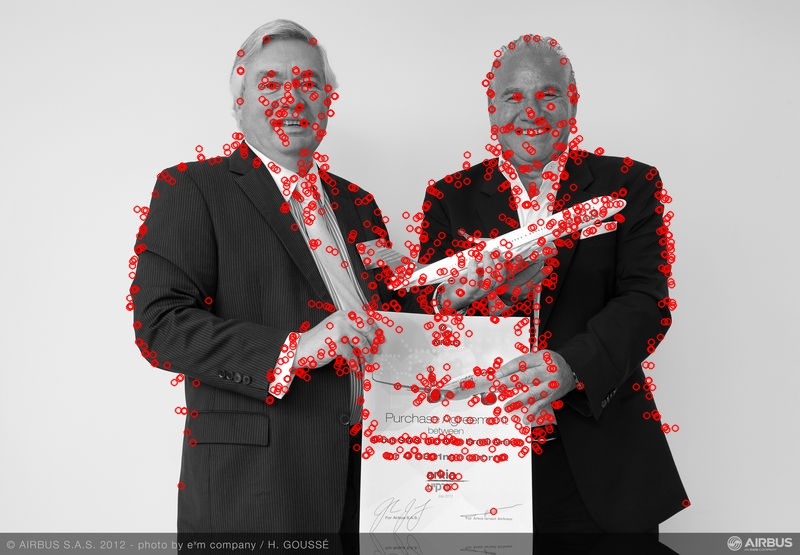
#> input picture akaze.jpg, 800 x 555 px
$ python otsuThreshold.py
#> lines starting #> are read from the running program, lines starting #| are printed output that depends on the picture; after the words box and inside, x2 and y2 are one past the last pixel; in counts of white or black regions, pixels touching at a corner belong together
# import the necessary packages:
import numpy as np
import cv2
from matplotlib import pyplot as plt
from matplotlib import image as image
import easygui

# Opening an image from a file
f = easygui.fileopenbox()
#> the answer given: akaze.jpg
I = cv2.imread(f)
#> I is the input picture: shape (555, 800, 3); mean B, G, R 149.8, 149.8, 161.8
Original = I.copy()

img = cv2.cvtColor(I, cv2.COLOR_BGR2GRAY)
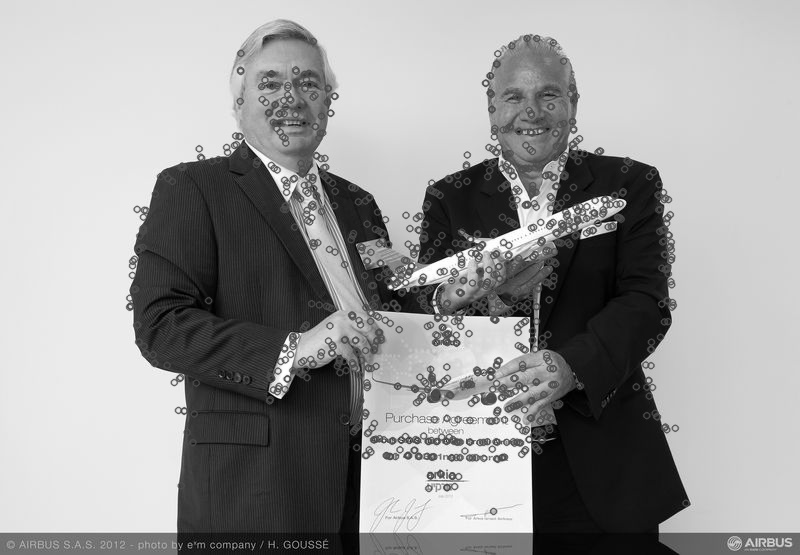
#> img: shape (555, 800); min 0, max 255, mean 153.4
cv2.imshow("Grayscale", img)

t, i = cv2.threshold(img,0,255,cv2.THRESH_BINARY+cv2.THRESH_OTSU)
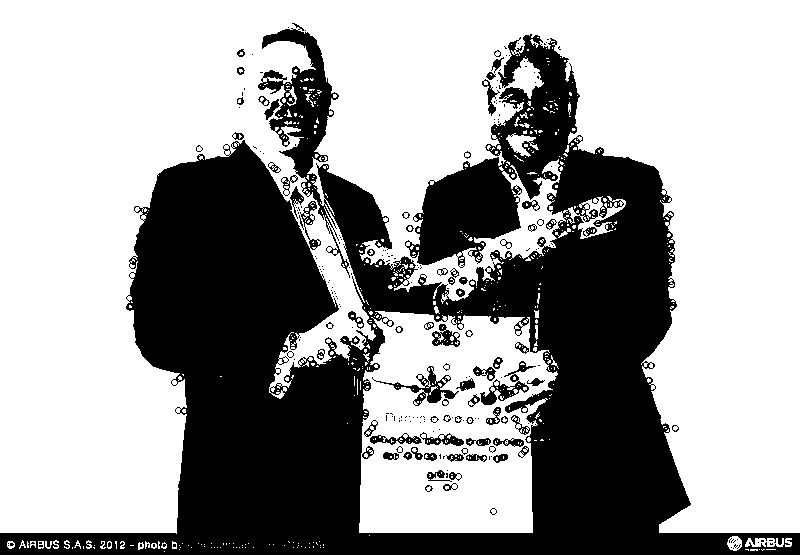
#> i: shape (555, 800); 62.5% white; 239 black regions (169 under 20 px), largest, box (x1, y1, x2, y2) and area: (0, 23, 800, 555) 159642, (372, 366, 459, 406) 761, (480, 361, 536, 405) 613
#> t = 132
cv2.imshow("w/o Blur", i)

blur = cv2.GaussianBlur(img,(5,5),0)
t2, i2 = cv2.threshold(blur,0,255,cv2.THRESH_BINARY+cv2.THRESH_OTSU)
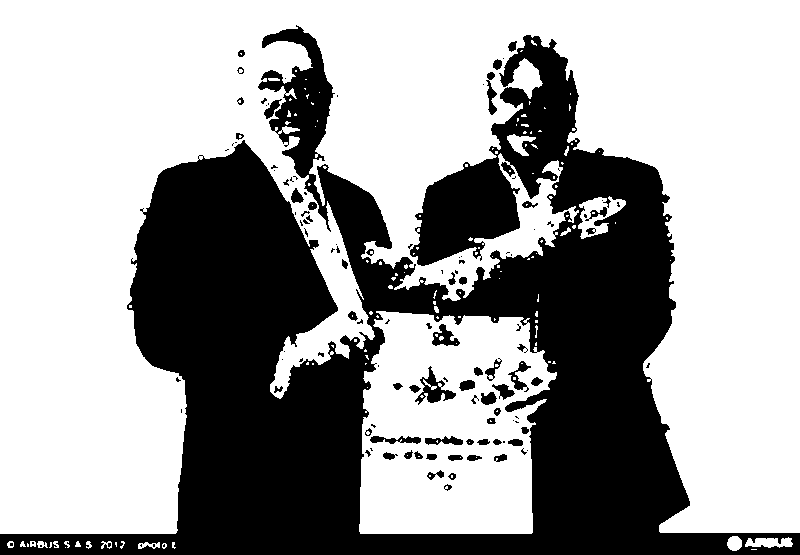
#> i2: shape (555, 800); 63% white; 122 black regions (65 under 20 px), largest, box (x1, y1, x2, y2) and area: (0, 25, 800, 555) 158963, (415, 366, 456, 405) 544, (432, 324, 460, 346) 307
#> t2 = 132
cv2.imshow("w Blur", i2)

key = cv2.waitKey(0)
#> (key Esc is pressed here)
